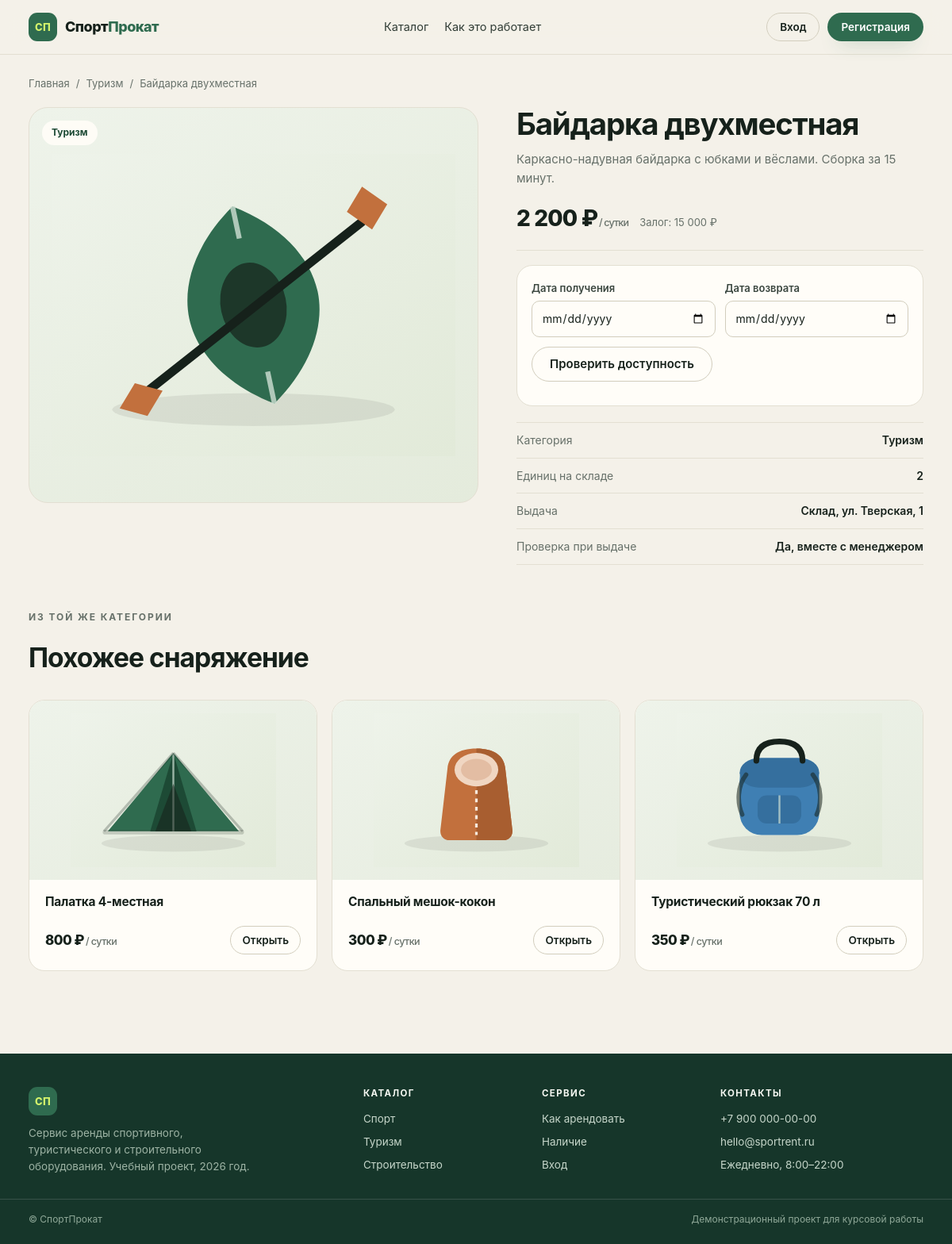
The page /product/8 on the database its author committed.
### tables this page shows
CREATE TABLE categories (
    id INTEGER PRIMARY KEY AUTOINCREMENT,
    name TEXT NOT NULL UNIQUE,
    slug TEXT NOT NULL UNIQUE,
    icon TEXT NOT NULL DEFAULT 'box'
);

CREATE TABLE equipment (
    id INTEGER PRIMARY KEY AUTOINCREMENT,
    category_id INTEGER NOT NULL REFERENCES categories(id),
    name TEXT NOT NULL,
    description TEXT NOT NULL DEFAULT '',
    price_per_day INTEGER NOT NULL,
    deposit INTEGER NOT NULL DEFAULT 0,
    qty_total INTEGER NOT NULL DEFAULT 1,
    image TEXT NOT NULL DEFAULT 'box.svg',
    active INTEGER NOT NULL DEFAULT 1,
    created_at TEXT NOT NULL DEFAULT CURRENT_TIMESTAMP
);

### main.py (the view)
@app.get('/product/{equipment_id}', response_class=HTMLResponse, name='product')
def product(request: Request, equipment_id: int, date_from: str='', date_to: str=''):
    db = connect()
    item = db.execute('SELECT e.*,c.name category_name,c.slug category_slug FROM equipment e JOIN categories c ON c.id=e.category_id WHERE e.id=? AND e.active=1', (equipment_id,)).fetchone()
    if not item:
        raise HTTPException(404)
    a, b = (parse_date(date_from), parse_date(date_to))
    free = days = total = None
    err = None
    if date_from or date_to:
        if not a or not b:
            err = 'Укажите обе даты.'
        elif b < a:
            err = 'Дата возврата раньше даты получения.'
        elif a < date.today():
            err = 'Дата начала уже прошла.'
        else:
            days = calc_days(a, b)
            total = days * item['price_per_day']
            free = available_qty(db, equipment_id, a, b)
    similar = db.execute('SELECT id,name,price_per_day,image FROM equipment WHERE category_id=? AND id<>? AND active=1 LIMIT 3', (item['category_id'], equipment_id)).fetchall()
    return page(request, db, 'product.html', item=item, similar=similar, free=free, date_from=date_from, date_to=date_to, days=days, total=total, date_error=err)

### templates/product.html (shortened to what this page needs)
{% extends "base.html" %}
{% from "macros.html" import equipment_card with context %}
{% block content %}
<section class="wrap product">
  <nav class="crumbs">
    <a href="{{ url_for('index') }}">Главная</a>
    <span>/</span>
    <a href="{{ url_for('catalog', category=item.category_slug) }}">{{ item.category_name }}</a>
    <span>/</span>
    <span>{{ item.name }}</span>
  </nav>
  <div class="product__grid">
    <div class="product__media">
      <img src="{{ url_for('static', path='img/' ~ item.image) }}" alt="{{ item.name }}">
      <span class="product__cat">{{ item.category_name }}</span>
    </div>
    <div class="product__info">
      <h1>{{ item.name }}</h1>
      <p class="product__desc">{{ item.description }}</p>
      <div class="product__price">
        <span class="price price--lg">{{ item.price_per_day|money }}<span>/ сутки</span></span>
        <span class="product__deposit">Залог: {{ item.deposit|money }}</span>
      </div>
      <form class="booking-form" method="get" action="{{ url_for('product', equipment_id=item.id) }}">
        <div class="field-row">
          <label class="field">
            <span>Дата получения</span>
            <input type="date" name="date_from" min="{{ today }}" value="{{ date_from }}" required>
          </label>
          <label class="field">
            <span>Дата возврата</span>
            <input type="date" name="date_to" min="{{ today }}" value="{{ date_to }}" required>
          </label>
        </div>
        <button class="btn btn--ghost" type="submit">Проверить доступность</button>
      </form>
      <ul class="specs">
        <li><span>Категория</span><b>{{ item.category_name }}</b></li>
        <li><span>Единиц на складе</span><b>{{ item.qty_total }}</b></li>
        <li><span>Выдача</span><b>Склад, ул. Тверская, 1</b></li>
        <li><span>Проверка при выдаче</span><b>Да, вместе с менеджером</b></li>
      </ul>
    </div>
  </div>
  {% if similar %}
    <div class="section__head section__head--mt">
      <div><p class="kicker kicker--dark">Из той же категории</p><h2>Похожее снаряжение</h2></div>
    </div>
    <div class="grid grid--3">
      {% for s in similar %}
        <article class="card card--small">
          <a class="card__media" href="{{ url_for('product', equipment_id=s.id) }}">
            <img src="{{ url_for('static', path='img/' ~ s.image) }}" alt="{{ s.name }}" loading="lazy">
          </a>
          <div class="card__body">
            <h3 class="card__title"><a href="{{ url_for('product', equipment_id=s.id) }}">{{ s.name }}</a></h3>
            <div class="card__foot">
              <p class="price">{{ s.price_per_day|money }}<span>/ сутки</span></p>
              <a class="btn btn--ghost btn--sm" href="{{ url_for('product', equipment_id=s.id) }}">Открыть</a>
            </div>
          </div>
        </article>
      {% endfor %}
    </div>
  {% endif %}
</section>
{% endblock %}

### rows shown on the page
categories: category_name "Туризм"
equipment: name "Байдарка двухместная", image (picture), description "Каркасно-надувная байдарка с юбками и вёслами. Сборка за 15 минут.", price_per_day "2 200 ₽", deposit "15 000 ₽", qty_total "2"
equipment: image (picture), name "Палатка 4-местная", price_per_day "800 ₽"
equipment: image (picture), name "Спальный мешок-кокон", price_per_day "300 ₽"
equipment: image (picture), name "Туристический рюкзак 70 л", price_per_day "350 ₽"
